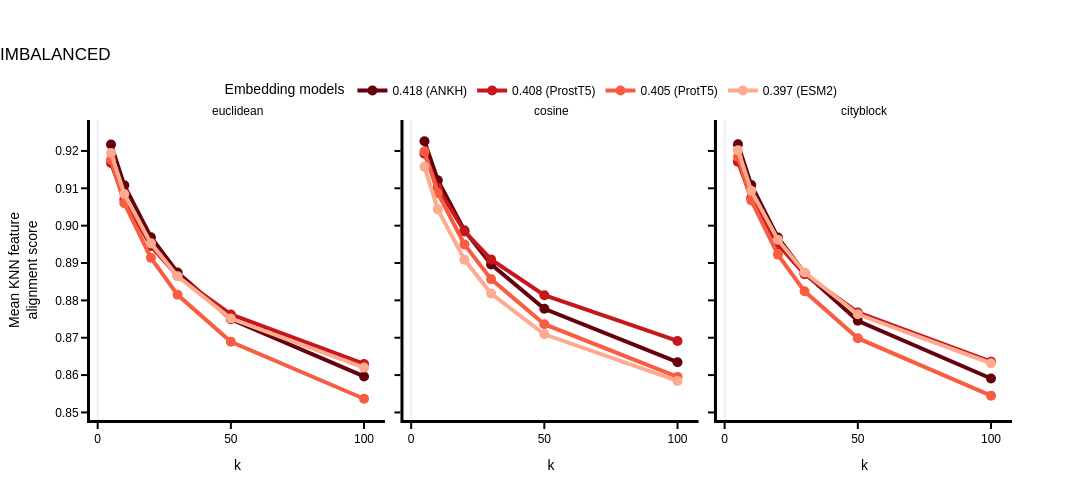

Notebook cell for this chart:
### Code cell
import pickle
import plotly.colors as pc
import plotly.express as px

from constants import EMBEDDINGS_PATH, EMB_SPACES

Ks = [5, 10, 20, 30, 50, 100]
MEAN_CENTERING = False

# read precomputed kNN scores
collected_results = []
for metric in ['euclidean', 'cosine', 'cityblock']:
    for k in Ks:
        for emb_space in EMB_SPACES:
            collected_results.append((k, emb_space[0], read_imbalanced_kNN(k, emb_space[0], metric, mean_centering=MEAN_CENTERING), metric))

df = pd.DataFrame(collected_results, columns=['k', 'Embedding Space', 'kNN score', 'metric'])

# read precomputed MLP performance
performance_results = {}
for emb_space in EMB_SPACES:
    with open(f'{IMG_OUTPUT_PATH}/performance/train2-epochs=10/{emb_space[0]}_torch.pkl', 'rb') as f:
        performance_results[emb_space[0]] = pickle.load(f)

# combine kNN scores with MLP performance for legend text and color coding
new_collected_results = []
for result in collected_results:
    emb_space = result[1]
    performance = float(performance_results[emb_space]['test_auprc_macro' if 'test_auprc_macro' in performance_results[emb_space] else 'test_auprc'])
    legend_text = f'{performance:.3f} ({emb_space})'
    new_collected_results.append(result + (legend_text, performance))
df = pd.DataFrame(new_collected_results, columns=['k', 'Embedding Space', 'kNN score', 'metric', 'Legend text', 'Performance'])

# get line color acccording to the MLP performance 
sorted_performance = df[['Performance', 'Legend text', 'Embedding Space']].drop_duplicates().sort_values('Performance', ascending=True)
sorted_performance_descending = df[['Performance', 'Legend text', 'Embedding Space']].drop_duplicates().sort_values('Performance', ascending=False)
n_bins = len(sorted_performance)
low, high = 0.3, 1.0
color_scale = pc.sample_colorscale(
        "Reds",
        [low + (high - low) * i / (n_bins - 1) for i in range(n_bins)],
        colortype='rgb'
        )
label_to_color ={}
for label, color in zip(sorted_performance['Legend text'].tolist(), color_scale):
    label_to_color[label] = color

# plot
fig = px.line(
    df,
    x="k",
    y="kNN score",
    color="Legend text",
    color_discrete_map=label_to_color,
    facet_col="metric",
    markers=True,
    category_orders={"Legend text": sorted_performance_descending['Legend text'].tolist()},
    title=f'IMBALANCED{", mean centered" if MEAN_CENTERING else ""}'
)
fig = plot_kNN_alignment_scores(fig)
fig.show()

### Figure 1 — Plotly figure (JSON) as saved in the notebook; plotly's stock layout.template omitted (floating-point values rounded to 4 significant figures)
{"data": [{"hovertemplate": "Legend text=0.418 (ANKH)<br>metric=euclidean<br>k=%{x}<br>kNN score=%{y}<extra></extra>", "legendgroup": "0.418 (ANKH)", "line": {"color": "rgb(103, 0, 13)", "dash": "solid", "width": 4}, "marker": {"size": 10, "symbol": "circle"}, "mode": "lines+markers", "name": "0.418 (ANKH)", "orientation": "v", "showlegend": true, "type": "scatter", "x": [5, 10, 20, 30, 50, 100], "xaxis": "x", "y": [0.9217, 0.9108, 0.8969, 0.8875, 0.8749, 0.8596], "yaxis": "y"}, {"hovertemplate": "Legend text=0.418 (ANKH)<br>metric=cosine<br>k=%{x}<br>kNN score=%{y}<extra></extra>", "legendgroup": "0.418 (ANKH)", "line": {"color": "rgb(103, 0, 13)", "dash": "solid", "width": 4}, "marker": {"size": 10, "symbol": "circle"}, "mode": "lines+markers", "name": "0.418 (ANKH)", "orientation": "v", "showlegend": false, "type": "scatter", "x": [5, 10, 20, 30, 50, 100], "xaxis": "x2", "y": [0.9226, 0.9121, 0.8987, 0.8896, 0.8778, 0.8635], "yaxis": "y2"}, {"hovertemplate": "Legend text=0.418 (ANKH)<br>metric=cityblock<br>k=%{x}<br>kNN score=%{y}<extra></extra>", "legendgroup": "0.418 (ANKH)", "line": {"color": "rgb(103, 0, 13)", "dash": "solid", "width": 4}, "marker": {"size": 10, "symbol": "circle"}, "mode": "lines+markers", "name": "0.418 (ANKH)", "orientation": "v", "showlegend": false, "type": "scatter", "x": [5, 10, 20, 30, 50, 100], "xaxis": "x3", "y": [0.9218, 0.9109, 0.8968, 0.8873, 0.8745, 0.8591], "yaxis": "y3"}, {"hovertemplate": "Legend text=0.408 (ProstT5)<br>metric=euclidean<br>k=%{x}<br>kNN score=%{y}<extra></extra>", "legendgroup": "0.408 (ProstT5)", "line": {"color": "rgb(198, 23, 28)", "dash": "solid", "width": 4}, "marker": {"size": 10, "symbol": "circle"}, "mode": "lines+markers", "name": "0.408 (ProstT5)", "orientation": "v", "showlegend": true, "type": "scatter", "x": [5, 10, 20, 30, 50, 100], "xaxis": "x", "y": [0.9168, 0.907, 0.8945, 0.8865, 0.8762, 0.863], "yaxis": "y"}, {"hovertemplate": "Legend text=0.408 (ProstT5)<br>metric=cosine<br>k=%{x}<br>kNN score=%{y}<extra></extra>", "legendgroup": "0.408 (ProstT5)", "line": {"color": "rgb(198, 23, 28)", "dash": "solid", "width": 4}, "marker": {"size": 10, "symbol": "circle"}, "mode": "lines+markers", "name": "0.408 (ProstT5)", "orientation": "v", "showlegend": false, "type": "scatter", "x": [5, 10, 20, 30, 50, 100], "xaxis": "x2", "y": [0.9192, 0.9101, 0.8985, 0.891, 0.8814, 0.8691], "yaxis": "y2"}, {"hovertemplate": "Legend text=0.408 (ProstT5)<br>metric=cityblock<br>k=%{x}<br>kNN score=%{y}<extra></extra>", "legendgroup": "0.408 (ProstT5)", "line": {"color": "rgb(198, 23, 28)", "dash": "solid", "width": 4}, "marker": {"size": 10, "symbol": "circle"}, "mode": "lines+markers", "name": "0.408 (ProstT5)", "orientation": "v", "showlegend": false, "type": "scatter", "x": [5, 10, 20, 30, 50, 100], "xaxis": "x3", "y": [0.9171, 0.9074, 0.895, 0.887, 0.8768, 0.8636], "yaxis": "y3"}, {"hovertemplate": "Legend text=0.405 (ProtT5)<br>metric=euclidean<br>k=%{x}<br>kNN score=%{y}<extra></extra>", "legendgroup": "0.405 (ProtT5)", "line": {"color": "rgb(248, 93, 66)", "dash": "solid", "width": 4}, "marker": {"size": 10, "symbol": "circle"}, "mode": "lines+markers", "name": "0.405 (ProtT5)", "orientation": "v", "showlegend": true, "type": "scatter", "x": [5, 10, 20, 30, 50, 100], "xaxis": "x", "y": [0.9177, 0.906, 0.8914, 0.8815, 0.8689, 0.8537], "yaxis": "y"}, {"hovertemplate": "Legend text=0.405 (ProtT5)<br>metric=cosine<br>k=%{x}<br>kNN score=%{y}<extra></extra>", "legendgroup": "0.405 (ProtT5)", "line": {"color": "rgb(248, 93, 66)", "dash": "solid", "width": 4}, "marker": {"size": 10, "symbol": "circle"}, "mode": "lines+markers", "name": "0.405 (ProtT5)", "orientation": "v", "showlegend": false, "type": "scatter", "x": [5, 10, 20, 30, 50, 100], "xaxis": "x2", "y": [0.9199, 0.9088, 0.895, 0.8857, 0.8736, 0.8595], "yaxis": "y2"}, {"hovertemplate": "Legend text=0.405 (ProtT5)<br>metric=cityblock<br>k=%{x}<br>kNN score=%{y}<extra></extra>", "legendgroup": "0.405 (ProtT5)", "line": {"color": "rgb(248, 93, 66)", "dash": "solid", "width": 4}, "marker": {"size": 10, "symbol": "circle"}, "mode": "lines+markers", "name": "0.405 (ProtT5)", "orientation": "v", "showlegend": false, "type": "scatter", "x": [5, 10, 20, 30, 50, 100], "xaxis": "x3", "y": [0.9184, 0.9068, 0.8922, 0.8824, 0.8699, 0.8545], "yaxis": "y3"}, {"hovertemplate": "Legend text=0.397 (ESM2)<br>metric=euclidean<br>k=%{x}<br>kNN score=%{y}<extra></extra>", "legendgroup": "0.397 (ESM2)", "line": {"color": "rgb(252, 171, 142)", "dash": "solid", "width": 4}, "marker": {"size": 10, "symbol": "circle"}, "mode": "lines+markers", "name": "0.397 (ESM2)", "orientation": "v", "showlegend": true, "type": "scatter", "x": [5, 10, 20, 30, 50, 100], "xaxis": "x", "y": [0.9195, 0.9085, 0.8953, 0.8864, 0.8751, 0.862], "yaxis": "y"}, {"hovertemplate": "Legend text=0.397 (ESM2)<br>metric=cosine<br>k=%{x}<br>kNN score=%{y}<extra></extra>", "legendgroup": "0.397 (ESM2)", "line": {"color": "rgb(252, 171, 142)", "dash": "solid", "width": 4}, "marker": {"size": 10, "symbol": "circle"}, "mode": "lines+markers", "name": "0.397 (ESM2)", "orientation": "v", "showlegend": false, "type": "scatter", "x": [5, 10, 20, 30, 50, 100], "xaxis": "x2", "y": [0.9157, 0.9044, 0.8909, 0.8818, 0.8709, 0.8584], "yaxis": "y2"}, {"hovertemplate": "Legend text=0.397 (ESM2)<br>metric=cityblock<br>k=%{x}<br>kNN score=%{y}<extra></extra>", "legendgroup": "0.397 (ESM2)", "line": {"color": "rgb(252, 171, 142)", "dash": "solid", "width": 4}, "marker": {"size": 10, "symbol": "circle"}, "mode": "lines+markers", "name": "0.397 (ESM2)", "orientation": "v", "showlegend": false, "type": "scatter", "x": [5, 10, 20, 30, 50, 100], "xaxis": "x3", "y": [0.9202, 0.9093, 0.8963, 0.8875, 0.8763, 0.8632], "yaxis": "y3"}], "layout": {"annotations": [{"font": {}, "showarrow": false, "text": "euclidean", "x": 0.16, "xanchor": "center", "xref": "paper", "y": 1, "yanchor": "bottom", "yref": "paper"}, {"font": {}, "showarrow": false, "text": "cosine", "x": 0.5, "xanchor": "center", "xref": "paper", "y": 1, "yanchor": "bottom", "yref": "paper"}, {"font": {}, "showarrow": false, "text": "cityblock", "x": 0.84, "xanchor": "center", "xref": "paper", "y": 1, "yanchor": "bottom", "yref": "paper"}], "font": {"color": "black", "family": "Arial", "size": 12}, "height": 500, "legend": {"orientation": "h", "title": {"text": "Embedding models"}, "tracegroupgap": 0, "x": 0.48, "xanchor": "center", "y": 1.05, "yanchor": "bottom"}, "margin": {"t": 120}, "title": {"text": "IMBALANCED", "x": 0, "xanchor": "left"}, "width": 1200, "xaxis": {"anchor": "y", "domain": [0, 0.32], "linecolor": "black", "linewidth": 3, "showgrid": false, "tickcolor": "black", "tickformat": ".0f", "ticklen": 6, "ticks": "outside", "tickwidth": 2, "title": {"text": "k"}}, "xaxis2": {"anchor": "y2", "domain": [0.34, 0.66], "linecolor": "black", "linewidth": 3, "matches": "x", "showgrid": false, "tickcolor": "black", "tickformat": ".0f", "ticklen": 6, "ticks": "outside", "tickwidth": 2, "title": {"text": "k"}}, "xaxis3": {"anchor": "y3", "domain": [0.68, 1.0], "linecolor": "black", "linewidth": 3, "matches": "x", "showgrid": false, "tickcolor": "black", "tickformat": ".0f", "ticklen": 6, "ticks": "outside", "tickwidth": 2, "title": {"text": "k"}}, "yaxis": {"anchor": "x", "domain": [0, 1], "dtick": 0.01, "linecolor": "black", "linewidth": 3, "showgrid": false, "tickcolor": "black", "tickformat": ".2f", "ticklen": 6, "ticks": "outside", "tickwidth": 2, "title": {"text": "Mean KNN feature<br>alignment score"}}, "yaxis2": {"anchor": "x2", "domain": [0, 1], "dtick": 0.01, "linecolor": "black", "linewidth": 3, "matches": "y", "showgrid": false, "showticklabels": false, "tickcolor": "black", "tickformat": ".2f", "ticklen": 6, "ticks": "outside", "tickwidth": 2}, "yaxis3": {"anchor": "x3", "domain": [0, 1], "dtick": 0.01, "linecolor": "black", "linewidth": 3, "matches": "y", "showgrid": false, "showticklabels": false, "tickcolor": "black", "tickformat": ".2f", "ticklen": 6, "ticks": "outside", "tickwidth": 2}}}
